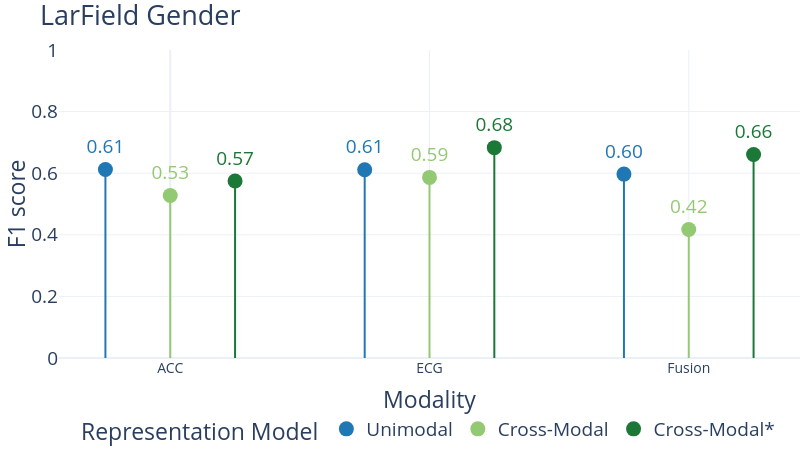

The cell this chart's notebook holds for it:
### Code cell
import plotly.graph_objects as go
import numpy as np

# Filter and sort your data
df = aggregated_results[(aggregated_results["lr"]=="0.005") & (aggregated_results["train_size"]==100)].sort_values(by=["modality", "experiment_description_short"])

modalities_order = ['ACC', 'ECG', 'ECG_ACC']
models_order = [
    "unimodal",
    "multimodal",
    "multimodal_initialized_encoders",
    #"multimodal_FL",
    #"multimodal_initialized_encoders_FL"
]

models_dict = {
    "unimodal": "Unimodal",
    "multimodal": "Cross-Modal",
    "multimodal_initialized_encoders": "Cross-Modal*",
    #"multimodal_FL": "Cross-Modal<sub>Feature",
    #"multimodal_initialized_encoders_FL": "Cross-Modal*<sub>Feature"
}

modalities_dict = {'ACC': 'ACC', 'ECG': 'ECG', 'ECG_ACC': 'Fusion', 'Baseline': 'Baseline'}

# Assign colors to models for color coding
model_color_dict = {
    "unimodal": "#1F77B4",
    "multimodal": "#94c973",
    "multimodal_initialized_encoders": "#1b7837",
    #"multimodal_FL": "#ffbb78",
    #"multimodal_initialized_encoders_FL": "#ff7f0e",
}

metric = "F1_score"

# Create mapping for modalities and models to numeric x positions for plotting
modality_to_x = {mod:i for i, mod in enumerate(modalities_order)}
model_to_jitter = {model: idx*0.25 - 0.25 for idx, model in enumerate(models_order)}  # jitter offsets for models

fig = go.Figure()

np.random.seed(42)  # for reproducible jitter

for modality in modalities_order:
    sub_df = df[df['modality'] == modality]
    x_base = modality_to_x[modality]
    
    for model in models_order:
        row = sub_df[sub_df['experiment_description_short'] == model]
        if row.empty:
            continue
        
        y_val = row[f'{metric}_mean'].values[0]
        y_std = row[f'{metric}_std'].values[0]
        
        # x with jitter for model within modality group
        x_jittered = x_base + model_to_jitter[model]
        
        # Add stick line
        fig.add_trace(go.Scatter(
            x=[x_jittered, x_jittered],
            y=[0, y_val],
            mode='lines',
            line=dict(color=model_color_dict[model], width=2),
            showlegend=False,
            hoverinfo='skip'
        ))
        
        # Add marker
        fig.add_trace(go.Scatter(
            x=[x_jittered],
            y=[y_val],
            mode='markers',
            marker=dict(color=model_color_dict[model], size=15),
            name=models_dict[model],
            legendgroup=models_dict[model],
            showlegend=True if modality == modalities_order[0] else False,  # only show legend once per model
            hovertemplate=(
                f'Model: {models_dict[model]}<br>'+
                f'Modality: {modalities_dict.get(modality, modality)}<br>'+
                f'{metric}: {y_val:.3f}<extra></extra>'
            )
        ))
        
        # Add text label above marker
        fig.add_trace(go.Scatter(
            x=[x_jittered],
            y=[y_val + 0.1],
            mode='text',
            text=[f"{y_val:.2f}"],
            textposition="bottom center",
            showlegend=False,
            hoverinfo='skip',
            textfont=dict(color=model_color_dict[model], size=19)
        ))
        """
        # Add ± std as second line of text above mean labels
        fig.add_trace(go.Scatter(
            x=[x_jittered],
            y=[y_val + 0.07],  # a bit higher above the mean text
            mode='text',
            text=[f"±{v:.2f}" for v in sub_df[f'{metric}_std'].values],
            textposition="bottom center",
            showlegend=False,
            hoverinfo='skip',
            textfont=dict(size=10, color=model_color_dict[model])  # smaller and lighter gray
        ))
        """
# Customize axes
fig.update_xaxes(
    tickmode='array',
    tickvals=[modality_to_x[m] for m in modalities_order],
    ticktext=[modalities_dict[m] for m in modalities_order],
    title_text="Modality",
    tickfont=dict(size=14)

)

fig.update_yaxes(
    range=[0, 1],
    title_text=f"{metric} Mean"
)

# Add baseline horizontal line if you want (uncomment and set your baseline value)
# fig.add_hline(y=task_baselines["most_frequent"], line_dash="dash", line_color='gray',
#               annotation_text="Most Frequent Baseline", annotation_position="bottom right")

# Layout settings
fig.update_layout(
    template="plotly_white",
    legend_title_text="Representation Model",
    yaxis_title="F1 score",
     height=450,
    width=800,
    font=dict(size=19),  
    legend=dict(
        orientation="h",
        yanchor="bottom",
        y=-0.3,
        xanchor="center",
        x=0.5,
        bgcolor="rgba(0,0,0,0)",
        borderwidth=0,
        font=dict(size=19)  
    ),
    title="LarField Gender",
      margin={'t':50,'l':0,'b':0,'r':0},
)

fig.show()

### Figure 1 — Plotly figure (JSON) as saved in the notebook; plotly's stock layout.template omitted (floating-point values rounded to 4 significant figures)
{"data": [{"hoverinfo": "skip", "line": {"color": "#1F77B4", "width": 2}, "mode": "lines", "showlegend": false, "type": "scatter", "x": [-0.25, -0.25], "y": [0, 0.6119]}, {"hovertemplate": "Model: Unimodal<br>Modality: ACC<br>F1_score: 0.612<extra></extra>", "legendgroup": "Unimodal", "marker": {"color": "#1F77B4", "size": 15}, "mode": "markers", "name": "Unimodal", "showlegend": true, "type": "scatter", "x": [-0.25], "y": [0.6119]}, {"hoverinfo": "skip", "mode": "text", "showlegend": false, "text": ["0.61"], "textfont": {"color": "#1F77B4", "size": 19}, "textposition": "bottom center", "type": "scatter", "x": [-0.25], "y": [0.7119]}, {"hoverinfo": "skip", "line": {"color": "#94c973", "width": 2}, "mode": "lines", "showlegend": false, "type": "scatter", "x": [0, 0], "y": [0, 0.5277]}, {"hovertemplate": "Model: Cross-Modal<br>Modality: ACC<br>F1_score: 0.528<extra></extra>", "legendgroup": "Cross-Modal", "marker": {"color": "#94c973", "size": 15}, "mode": "markers", "name": "Cross-Modal", "showlegend": true, "type": "scatter", "x": [0], "y": [0.5277]}, {"hoverinfo": "skip", "mode": "text", "showlegend": false, "text": ["0.53"], "textfont": {"color": "#94c973", "size": 19}, "textposition": "bottom center", "type": "scatter", "x": [0], "y": [0.6277]}, {"hoverinfo": "skip", "line": {"color": "#1b7837", "width": 2}, "mode": "lines", "showlegend": false, "type": "scatter", "x": [0.25, 0.25], "y": [0, 0.5745]}, {"hovertemplate": "Model: Cross-Modal*<br>Modality: ACC<br>F1_score: 0.574<extra></extra>", "legendgroup": "Cross-Modal*", "marker": {"color": "#1b7837", "size": 15}, "mode": "markers", "name": "Cross-Modal*", "showlegend": true, "type": "scatter", "x": [0.25], "y": [0.5745]}, {"hoverinfo": "skip", "mode": "text", "showlegend": false, "text": ["0.57"], "textfont": {"color": "#1b7837", "size": 19}, "textposition": "bottom center", "type": "scatter", "x": [0.25], "y": [0.6745]}, {"hoverinfo": "skip", "line": {"color": "#1F77B4", "width": 2}, "mode": "lines", "showlegend": false, "type": "scatter", "x": [0.75, 0.75], "y": [0, 0.6114]}, {"hovertemplate": "Model: Unimodal<br>Modality: ECG<br>F1_score: 0.611<extra></extra>", "legendgroup": "Unimodal", "marker": {"color": "#1F77B4", "size": 15}, "mode": "markers", "name": "Unimodal", "showlegend": false, "type": "scatter", "x": [0.75], "y": [0.6114]}, {"hoverinfo": "skip", "mode": "text", "showlegend": false, "text": ["0.61"], "textfont": {"color": "#1F77B4", "size": 19}, "textposition": "bottom center", "type": "scatter", "x": [0.75], "y": [0.7114]}, {"hoverinfo": "skip", "line": {"color": "#94c973", "width": 2}, "mode": "lines", "showlegend": false, "type": "scatter", "x": [1, 1], "y": [0, 0.5863]}, {"hovertemplate": "Model: Cross-Modal<br>Modality: ECG<br>F1_score: 0.586<extra></extra>", "legendgroup": "Cross-Modal", "marker": {"color": "#94c973", "size": 15}, "mode": "markers", "name": "Cross-Modal", "showlegend": false, "type": "scatter", "x": [1], "y": [0.5863]}, {"hoverinfo": "skip", "mode": "text", "showlegend": false, "text": ["0.59"], "textfont": {"color": "#94c973", "size": 19}, "textposition": "bottom center", "type": "scatter", "x": [1], "y": [0.6863]}, {"hoverinfo": "skip", "line": {"color": "#1b7837", "width": 2}, "mode": "lines", "showlegend": false, "type": "scatter", "x": [1.25, 1.25], "y": [0, 0.683]}, {"hovertemplate": "Model: Cross-Modal*<br>Modality: ECG<br>F1_score: 0.683<extra></extra>", "legendgroup": "Cross-Modal*", "marker": {"color": "#1b7837", "size": 15}, "mode": "markers", "name": "Cross-Modal*", "showlegend": false, "type": "scatter", "x": [1.25], "y": [0.683]}, {"hoverinfo": "skip", "mode": "text", "showlegend": false, "text": ["0.68"], "textfont": {"color": "#1b7837", "size": 19}, "textposition": "bottom center", "type": "scatter", "x": [1.25], "y": [0.783]}, {"hoverinfo": "skip", "line": {"color": "#1F77B4", "width": 2}, "mode": "lines", "showlegend": false, "type": "scatter", "x": [1.75, 1.75], "y": [0, 0.5971]}, {"hovertemplate": "Model: Unimodal<br>Modality: Fusion<br>F1_score: 0.597<extra></extra>", "legendgroup": "Unimodal", "marker": {"color": "#1F77B4", "size": 15}, "mode": "markers", "name": "Unimodal", "showlegend": false, "type": "scatter", "x": [1.75], "y": [0.5971]}, {"hoverinfo": "skip", "mode": "text", "showlegend": false, "text": ["0.60"], "textfont": {"color": "#1F77B4", "size": 19}, "textposition": "bottom center", "type": "scatter", "x": [1.75], "y": [0.6971]}, {"hoverinfo": "skip", "line": {"color": "#94c973", "width": 2}, "mode": "lines", "showlegend": false, "type": "scatter", "x": [2, 2], "y": [0, 0.417]}, {"hovertemplate": "Model: Cross-Modal<br>Modality: Fusion<br>F1_score: 0.417<extra></extra>", "legendgroup": "Cross-Modal", "marker": {"color": "#94c973", "size": 15}, "mode": "markers", "name": "Cross-Modal", "showlegend": false, "type": "scatter", "x": [2], "y": [0.417]}, {"hoverinfo": "skip", "mode": "text", "showlegend": false, "text": ["0.42"], "textfont": {"color": "#94c973", "size": 19}, "textposition": "bottom center", "type": "scatter", "x": [2], "y": [0.517]}, {"hoverinfo": "skip", "line": {"color": "#1b7837", "width": 2}, "mode": "lines", "showlegend": false, "type": "scatter", "x": [2.25, 2.25], "y": [0, 0.6606]}, {"hovertemplate": "Model: Cross-Modal*<br>Modality: Fusion<br>F1_score: 0.661<extra></extra>", "legendgroup": "Cross-Modal*", "marker": {"color": "#1b7837", "size": 15}, "mode": "markers", "name": "Cross-Modal*", "showlegend": false, "type": "scatter", "x": [2.25], "y": [0.6606]}, {"hoverinfo": "skip", "mode": "text", "showlegend": false, "text": ["0.66"], "textfont": {"color": "#1b7837", "size": 19}, "textposition": "bottom center", "type": "scatter", "x": [2.25], "y": [0.7606]}], "layout": {"font": {"size": 19}, "height": 450, "legend": {"bgcolor": "rgba(0,0,0,0)", "borderwidth": 0, "font": {"size": 19}, "orientation": "h", "title": {"text": "Representation Model"}, "x": 0.5, "xanchor": "center", "y": -0.3, "yanchor": "bottom"}, "margin": {"b": 0, "l": 0, "r": 0, "t": 50}, "title": {"text": "LarField Gender"}, "width": 800, "xaxis": {"tickfont": {"size": 14}, "tickmode": "array", "ticktext": ["ACC", "ECG", "Fusion"], "tickvals": [0, 1, 2], "title": {"text": "Modality"}}, "yaxis": {"range": [0, 1], "title": {"text": "F1 score"}}}}
